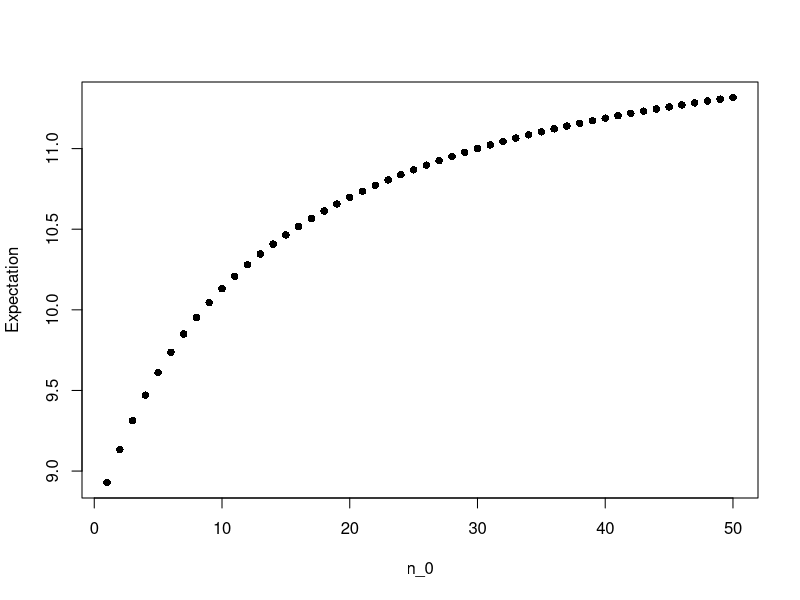
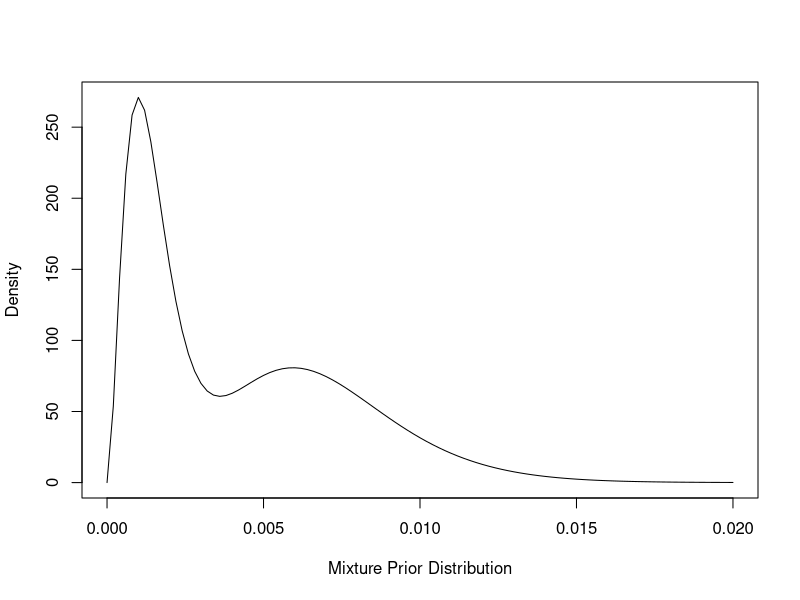
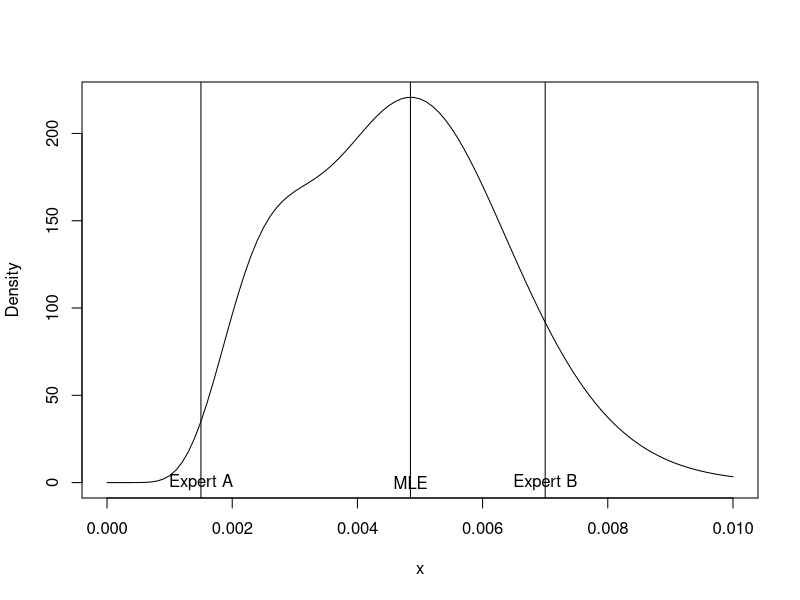

The R script that drew these images, in order:
## ---- chunk 1
library(knitr)
library(tidyverse)
## ---- chunk 2
y_A=c(12, 9, 12, 14, 13, 13, 15, 8, 15, 6)
y_B=c(11, 11, 10, 9, 9, 8, 7, 10, 6, 8, 8, 9, 7)

cat("Posterior distribution for A is gamma(",120+sum(y_A),",",10+length(y_A),")")

cat("Posterior distribution for B is gamma(",12+sum(y_B),",",1+length(y_B),")")

cat("Posterior mean for A is",(120+sum(y_A))/(10+length(y_A)))

cat("Posterior mean for B is",(12+sum(y_B))/(1+length(y_B)))

cat("Posterior variance for A is",(120+sum(y_A))/(10+length(y_A))^2)

cat("Posterior variance for B is",(12+sum(y_B))/(1+length(y_B))^2)

cat("The 95% quantile-based credible intervals for theta_A is (",qgamma(0.025,120+sum(y_A),10+length(y_A)),",",qgamma(0.975,120+sum(y_A),10+length(y_A)),")")
cat("The 95% quantile-based credible intervals for theta_B is (",qgamma(0.025,12+sum(y_B),1+length(y_B)),",",qgamma(0.975,12+sum(y_B),1+length(y_B)),")")

## ---- chunk 3
n_0=c(1:50)
a=12*n_0+sum(y_B)
b=n_0+length(y_B)
a/b
plot(a/b,xlab="n_0",ylab="Expectation",pch=16)
## ---- chunk 4
curve((dgamma(x,3,2000)+dgamma(x,7,1000))/2,0,0.02,xlab="Mixture Prior Distribution", ylab="Density")
## ---- chunk 5

y<-function(x)
{
  fx<-0.28766*dgamma(x,11,3767)+0.71233*dgamma(x,15,2767)
}
curve(0.28766*dgamma(x,11,3767)+0.71233*dgamma(x,15,2767),0,0.01,xlab="x",ylab="Density")
abline(v=3/2000)
abline(v=7/1000)
MLE=optimize(y,c(0,0.01),maximum=TRUE)
text(3/2000, 0, labels='Expert A')
text(7/1000, 0, labels='Expert B')
text(MLE, 0, labels='MLE')
abline(v=MLE)
cat("The MLE is approximately") 
MLE
